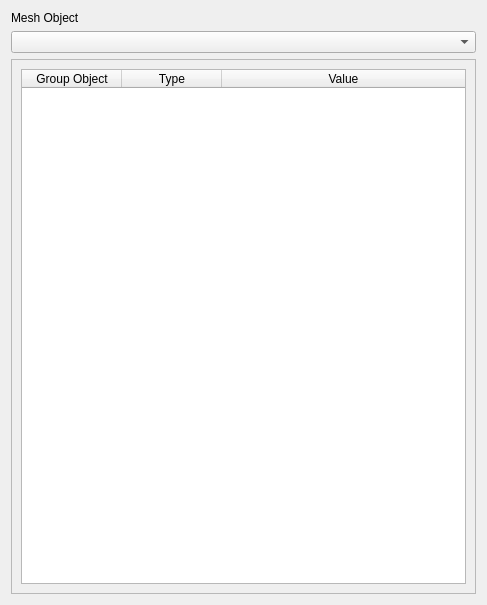
<?xml version="1.0" encoding="UTF-8"?>
<ui version="4.0">
 <class>Dialog</class>
 <widget class="QDialog" name="Dialog">
  <property name="geometry">
   <rect>
    <x>0</x>
    <y>0</y>
    <width>487</width>
    <height>605</height>
   </rect>
  </property>
  <property name="windowTitle">
   <string>Dialog</string>
  </property>
  <layout class="QGridLayout" name="gridLayout">
   <item row="1" column="1">
    <widget class="QComboBox" name="comboBoxMeshObject"/>
   </item>
   <item row="0" column="1">
    <widget class="QLabel" name="label_17">
     <property name="text">
      <string>Mesh Object</string>
     </property>
    </widget>
   </item>
   <item row="2" column="1">
    <widget class="QFrame" name="frame">
     <property name="frameShape">
      <enum>QFrame::StyledPanel</enum>
     </property>
     <property name="frameShadow">
      <enum>QFrame::Raised</enum>
     </property>
     <layout class="QGridLayout" name="gridLayout_2">
      <item row="0" column="0">
       <widget class="QTableWidget" name="tableWidget">
        <attribute name="horizontalHeaderCascadingSectionResizes">
         <bool>true</bool>
        </attribute>
        <attribute name="horizontalHeaderStretchLastSection">
         <bool>true</bool>
        </attribute>
        <attribute name="verticalHeaderStretchLastSection">
         <bool>false</bool>
        </attribute>
        <column>
         <property name="text">
          <string>Group Object</string>
         </property>
        </column>
        <column>
         <property name="text">
          <string>Type</string>
         </property>
        </column>
        <column>
         <property name="text">
          <string>Value</string>
         </property>
        </column>
       </widget>
      </item>
     </layout>
    </widget>
   </item>
  </layout>
 </widget>
 <resources/>
 <connections/>
</ui>
